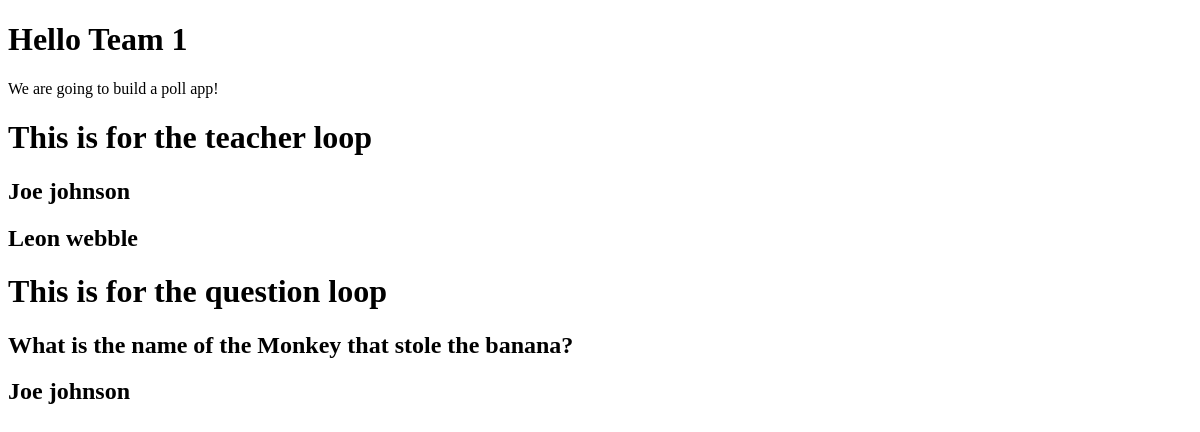
Before: / with the older database file.
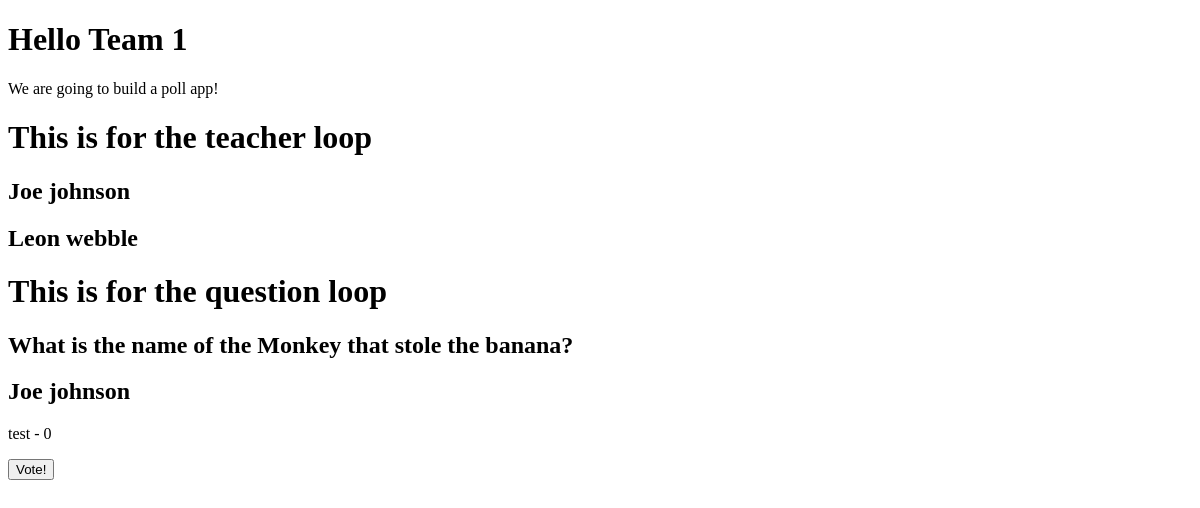
After: the same page with the newer database file.
### poll/models.py (models this page shows)
class Teacher(models.Model):
    firstName = models.CharField(max_length=32)
    lastName = models.CharField(max_length=32)
    def __str__(self):
        return self.firstName

class Question(models.Model):
    question = models.CharField(max_length=128)
    teacher = models.ForeignKey(Teacher, on_delete=models.CASCADE)

class Answer(models.Model):
    question = models.ForeignKey(Question, on_delete=models.CASCADE)
    answer = models.CharField(max_length=128)
    votes = models.IntegerField()

### poll/views.py (the view)
# urls.py: path('', views.page , name ="page") # linking the home function to the path
def page(request):
    teacher = Teacher.objects.all() #getting all the information in questio
    question = Question.objects.all()
    answers = Answer.objects.all()
    return render(request,"index.html", {"teachDict":teacher, "quest":question, "answers": answers}) # attaching the data to the html with a dictionary and we do this using a template context)

### poll/templates/index.html (shortened to what this page needs)
<!DOCTYPE html>
<html lang="en">
<head>
</head>
<body>
    <h1>Hello Team 1</h1>
    <p>We are going to build a poll app!</p>
    <div class="question">
        <h1>This is for the teacher loop</h1>
        {% for teacher in teachDict %}
        <h2>{{teacher.firstName}}</h2>
        {% endfor %}
        <h1>This is for the question loop</h1>
        {% for q in quest%}
        <h2>{{q.question}}</h2>
        <h2>{{q.teacher}}</h2>
            {% for a in answers %}
            <p>{{a.answer}} - {{a.votes}}</p>
            <form method="POST">
                <button type="submit" name="vote" value="1">Vote!</button>
            </form>
            {% endfor %}
        {% endfor %}
        <br>
    </div>
</body>
</html>

Changed rows visible on the page:
added Answer: answer "test", votes "0"
